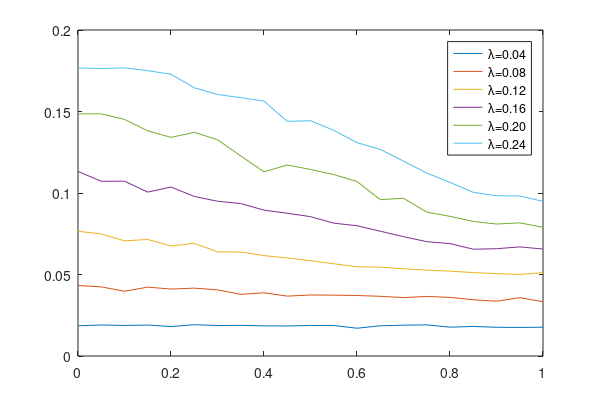

Write the MATLAB code that produced this figure. (Note: this script raises an error after producing the figure.)
x=[0	0.05	0.1	0.15	0.2	0.25	0.3	0.35	0.4	0.45	0.5	0.55	0.6	0.65	0.7	0.75	0.8	0.85	0.9	0.95	1
];
y=[0.018537963	0.019020977	0.018761389	0.018993204	0.018071759	0.019211458	0.018693148	0.018758704	0.018493148	0.018424722	0.018753704	0.018703704	0.017045463	0.018520833	0.018934537	0.019095926	0.017692037	0.018124907	0.017629446	0.017517552	0.017685278
0.043230556	0.042407608	0.039741624	0.042245111	0.041068148	0.041647222	0.040580806	0.037838981	0.038791759	0.036730926	0.037446204	0.037320833	0.037110463	0.036619722	0.035839537	0.036555	0.035955741	0.034513611	0.033618407	0.035793386	0.033293981
0.076521204	0.074882568	0.070656296	0.071492778	0.067519722	0.069107963	0.063907222	0.063817407	0.061583333	0.060144259	0.058464167	0.05658463	0.054737963	0.054498333	0.053538181	0.052641667	0.052050926	0.051197222	0.05055672	0.050011707	0.05117
0.113235463	0.107183333	0.107257778	0.100528426	0.103686852	0.097892222	0.094943981	0.093533519	0.089483519	0.087574722	0.085505093	0.081517222	0.079903519	0.076554537	0.07321713	0.070152778	0.068949074	0.065516759	0.065822572	0.066944361	0.065607963
0.148551204	0.148566481	0.145145421	0.138147561	0.134129537	0.137214167	0.132703796	0.122732037	0.112999815	0.117190648	0.114448333	0.111298519	0.107077685	0.095931481	0.096784352	0.088280185	0.08568037	0.082575833	0.08096537	0.081677021	0.078968056
0.176673056	0.176362682	0.176809145	0.175037315	0.172879907	0.164556111	0.16041213	0.158502778	0.156348148	0.143959167	0.144357315	0.138457407	0.130912778	0.126748611	0.119608704	0.112214537	0.106549274	0.100411574	0.098318644	0.098197613	0.09487037
];
fig = figure('Visible','on',...
'PaperPosition',[0 0 6 4],...
'PaperSize',[6 4],...
'name','P','numbertitle','off');
p=plot (x',y')
legend('\lambda=0.04',...
    '\lambda=0.08',...
    '\lambda=0.12',...
    '\lambda=0.16',...
    '\lambda=0.20',...
    '\lambda=0.24',...
    'Location','northeast')
p(1).Marker = 's';
p(2).Marker = '+';
p(3).Marker = '*';
p(4).Marker = 'x';

p(5).Marker = 'o';
p(6).Marker = 'd';
%p(7).Marker = '^';
%p(8).Marker = 'v';
%p(8).Color = 'm';

xlabel('Percentage of autonomous vehicles (%)');
ylabel('Average density, vehicles/site');
saveas(fig,'auto.emf','meta')